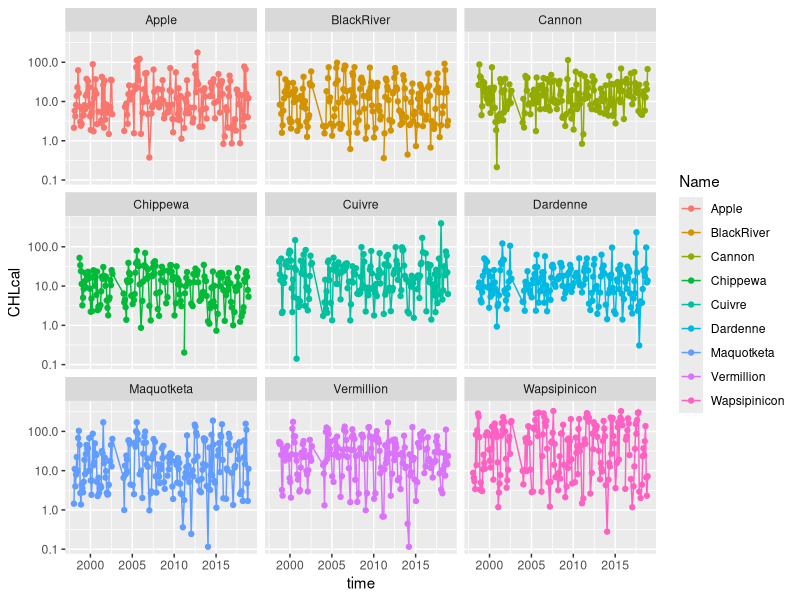
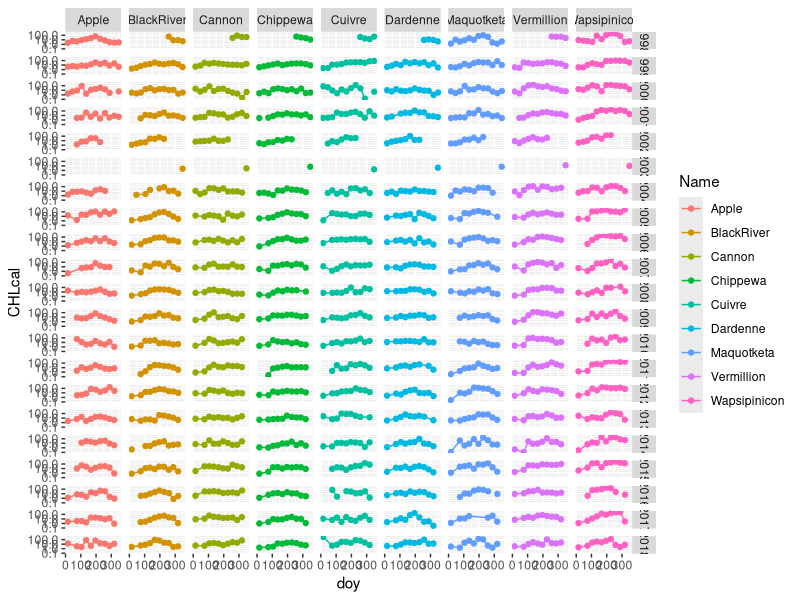

Write R code to recreate these figures, in order.
## ---- chunk 1
library(tidyverse)
library(lubridate)

## ---- chunk 2
chlMonthly <- read_csv("data/derivative/UMR_chl_tribs_bymonth_curated.csv") %>%
  mutate(time = ymd(paste(year, month, 15, sep="-")),
         doy = yday(time))

ggplot(chlMonthly, aes(x=time, y=CHLcal, color=Name)) +
  geom_line() +
  geom_point() +
  facet_wrap(.~Name) +
  scale_y_log10()
## ---- chunk 3

ggplot(chlMonthly, aes(x=doy, y=CHLcal, color=Name)) +
  geom_line() +
  geom_point() +
  facet_grid(year~Name) +
  scale_y_log10()


